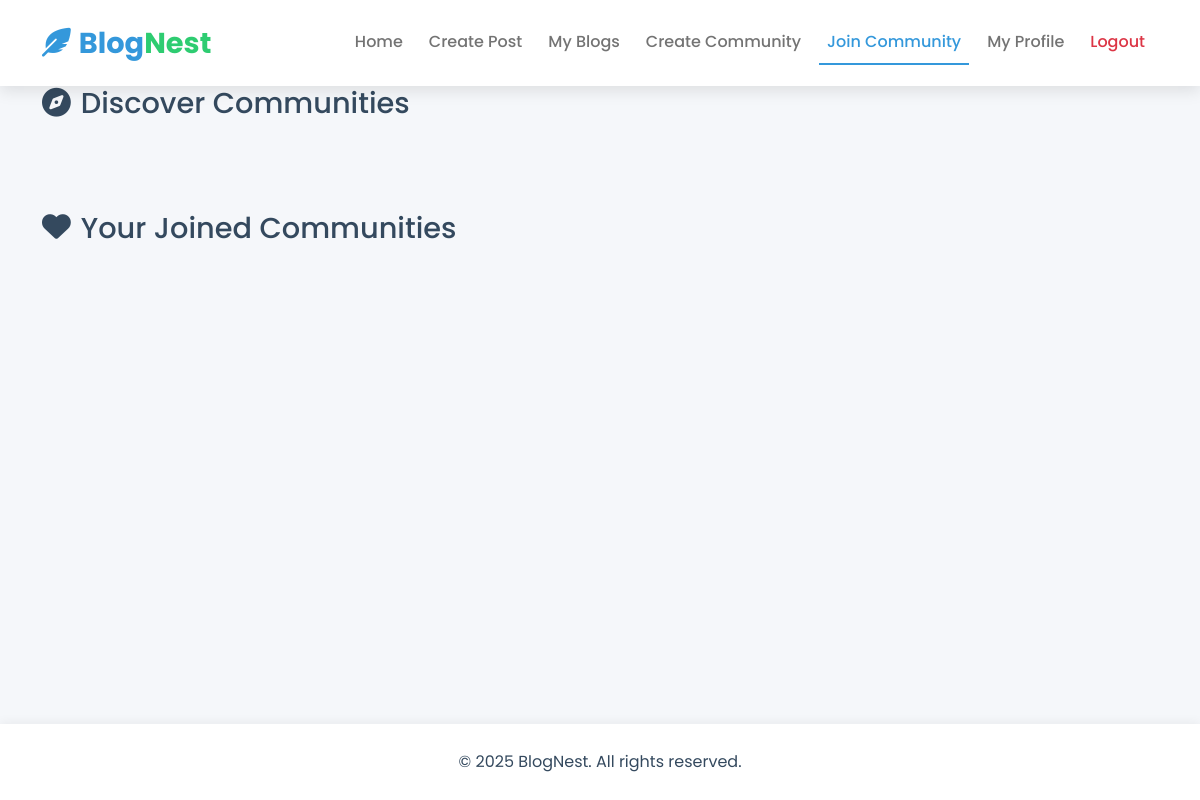
Page /join_community/ (signed in) on the earlier database version.
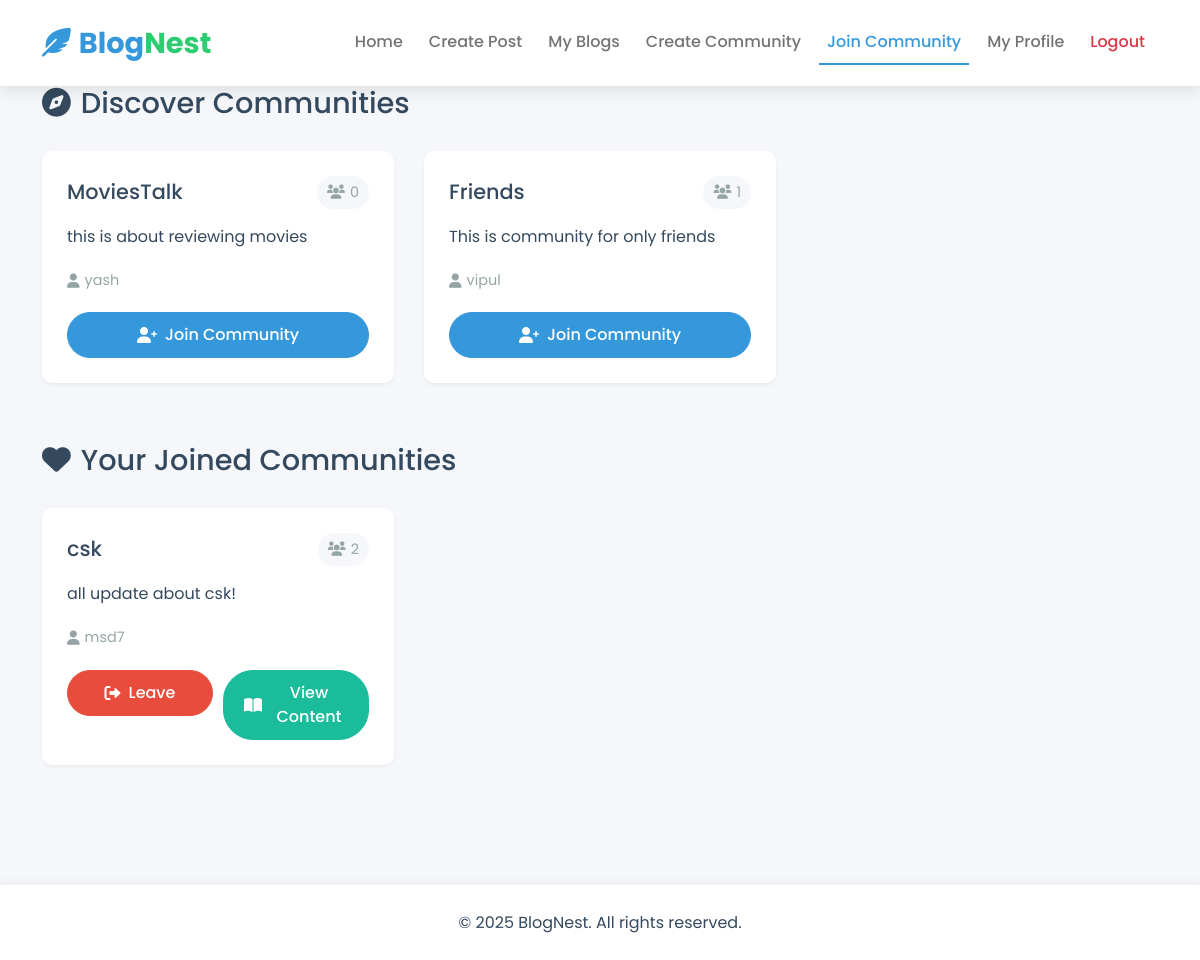
Same page on the later database version.
### Blog/models.py (models this page shows)
class Community(models.Model):
  CommunityId = models.IntegerField(primary_key = True)
  CommunityName = models.CharField(max_length=50)
  Description = models.CharField(max_length=500)
  NumberOfMembers = models.IntegerField(default = 0)
  CreatorId = models.ForeignKey(User, null=True, on_delete=models.CASCADE)

class UserCommunity(models.Model):
  JoinId = models.IntegerField(primary_key = True)
  UserID = models.ForeignKey(User, null=True, on_delete=models.CASCADE)
  CommunityID = models.ForeignKey(Community, null=True, on_delete=models.CASCADE)

### Blog/views.py (the view)
# urls.py: path('join_community/', join_community, name='join_community'),
def join_community(request):
  communities = Community.objects.exclude(usercommunity__UserID=request.user)
  joined_communities = UserCommunity.objects.filter(UserID=request.user)
  return render(request, 'join_communities.html', {'communities': communities, 'joined_communities': joined_communities})

### templates/join_communities.html (shortened to what the changed rows need)
{% load static %}
<!DOCTYPE html>
<html lang="en">
<head>
    <link href="https://cdn.jsdelivr.net/npm/bootstrap@5.0.2/dist/css/bootstrap.min.css" rel="stylesheet">
    <link href="https://cdnjs.cloudflare.com/ajax/libs/font-awesome/6.0.0-beta3/css/all.min.css" rel="stylesheet">
    <link href="{% static 'css/home.css' %}" rel="stylesheet">
    <link href="{% static 'css/community.css' %}" rel="stylesheet">
</head>
<body>
    <div class="container main-container">
        <div class="communities-section">
            <h2><i class="fas fa-compass"></i> Discover Communities</h2>
            <div class="communities-grid">
                {% for community in communities %}
                {% if community.CreatorId != request.user %}
                <div class="community-card">
                    <div class="community-header">
                        <h3>{{ community.CommunityName }}</h3>
                        <span class="member-count">
                            <i class="fas fa-users"></i> {{ community.NumberOfMembers }}
                        </span>
                    </div>
                    <p class="community-description">{{ community.Description }}</p>
                    <div class="community-meta">
                        <span class="creator">
                            <i class="fas fa-user"></i> {{ community.CreatorId.username }}
                        </span>
                    </div>
                    <div class="community-actions">
                        <form method="post" action="{% url 'user_community' community.pk %}">
                            <button type="submit" class="btn btn-primary">
                                <i class="fas fa-user-plus"></i> Join Community
                            </button>
                        </form>
                    </div>
                </div>
                {% endif %}
                {% endfor %}
            </div>
        </div>
        <div class="communities-section">
            <h2><i class="fas fa-heart"></i> Your Joined Communities</h2>
            <div class="communities-grid">
                {% for community in joined_communities %}
                {% if community.CreatorId != request.user %}
                <div class="community-card">
                    <div class="community-header">
                        <h3>{{ community.CommunityID.CommunityName }}</h3>
                        <span class="member-count">
                            <i class="fas fa-users"></i> {{ community.CommunityID.NumberOfMembers }}
                        </span>
                    </div>
                    <p class="community-description">{{ community.CommunityID.Description }}</p>
                    <div class="community-meta">
                        <span class="creator">
                            <i class="fas fa-user"></i> {{ community.CommunityID.CreatorId.username }}
                        </span>
                    </div>
                    <div class="community-actions">
                        <form method="post" action="{% url 'leave_community' community.CommunityID.CommunityId %}">
                            <button type="submit" class="btn btn-danger">
                                <i class="fas fa-sign-out-alt"></i> Leave
                            </button>
                        </form>
                        <form method="post" action="{% url 'show_content' community.CommunityID.CreatorId.id %}">
                            <button type="submit" class="btn btn-info">
                                <i class="fas fa-book-open"></i> View Content
                            </button>
                        </form>
                    </div>
                </div>
                {% endif %}
                {% endfor %}
            </div>
        </div>
    </div>
</body>
</html>

Differences in the rows shown:
added Community: CommunityName "MoviesTalk", NumberOfMembers "0", Description "this is about reviewing movies", CreatorId.username "yash"
added Community: CommunityName "Friends", NumberOfMembers "1", Description "This is community for only friends", CreatorId.username "vipul"
added UserCommunity: CommunityID.CommunityName "csk", CommunityID.NumberOfMembers "2", CommunityID.Description "all update about csk!", CommunityID.CreatorId.username "msd7"
